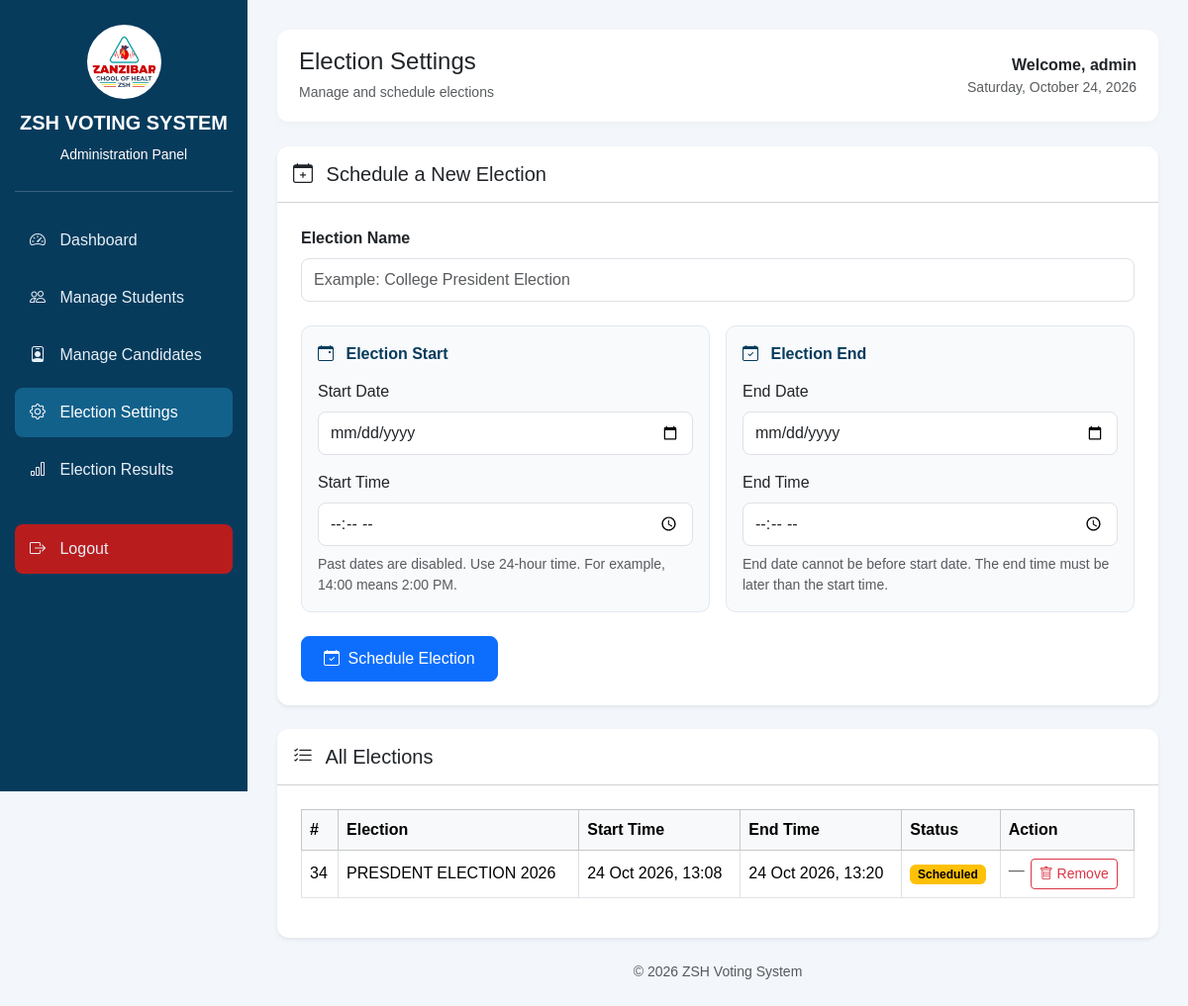
/zshvote/election_settings.php (signed in), run on the app's committed database.
### tables this page shows
CREATE TABLE `elections` (
  `id` int(11) NOT NULL,
  `election_name` varchar(100) NOT NULL,
  `start_time` datetime NOT NULL,
  `end_time` datetime NOT NULL,
  `status` enum('scheduled','open','closed') NOT NULL DEFAULT 'scheduled',
  `created_at` timestamp NOT NULL DEFAULT current_timestamp()
);

### zshvote/election_settings.php (the view, shortened to what this page needs)
<?php
require_once 'db.php';
$username = $_SESSION['admin_username'] ?? 'Administrator';
$todayDate = date('Y-m-d');
try {
    $elections = $conn->query(
        "SELECT *
         FROM elections
         ORDER BY id DESC"
    )->fetchAll(PDO::FETCH_ASSOC);
} catch (PDOException $e) {
    $elections = [];
    $message =
        'Unable to load elections. Please check your database.';
    $messageType = 'danger';
}
$today = date('l, F j, Y');
?>
<!DOCTYPE html>
<html lang="en">
<head>
    <link
        href="https://cdn.jsdelivr.net/npm/bootstrap@5.3.3/dist/css/bootstrap.min.css"
        rel="stylesheet"
    >
    <link
        href="https://cdn.jsdelivr.net/npm/bootstrap-icons@1.11.3/font/bootstrap-icons.css"
        rel="stylesheet"
    >
</head>
<body>
<div class="sidebar">
    <div class="brand">
        <img
            src="logo.png"
            alt="ZSH Logo"
            onerror="this.style.display='none'"
        >
        <h5>
            ZSH VOTING SYSTEM
        </h5>
        <small>
            Administration Panel
        </small>
    </div>
    <nav class="mt-4">
        <a href="admin_dashboard.php">
            <i class="bi bi-speedometer2"></i>
            Dashboard
        </a>
        <a href="manage_students.php">
            <i class="bi bi-people"></i>
            Manage Students
        </a>
        <a href="manage_candidates.php">
            <i class="bi bi-person-badge"></i>
            Manage Candidates
        </a>
        <a
            href="election_settings.php"
            class="active"
        >
            <i class="bi bi-gear"></i>
            Election Settings
        </a>
        <a href="results.php">
            <i class="bi bi-bar-chart"></i>
            Election Results
        </a>
        <a
            href="logout.php"
            class="logout-link"
            onclick="return confirm('Are you sure you want to logout?')"
        >
            <i class="bi bi-box-arrow-right"></i>
            Logout
        </a>
    </nav>
</div>
<div class="main-content">
    <div class="topbar d-flex justify-content-between align-items-center flex-wrap gap-2">
        <div>
            <h4 class="mb-1">
                Election Settings
            </h4>
            <small class="text-muted">
                Manage and schedule elections
            </small>
        </div>
        <div class="text-md-end">
            <strong>
                Welcome,
                <?= htmlspecialchars($username) ?>
            </strong>
            <div class="text-muted small">
                <?= htmlspecialchars($today) ?>
            </div>
        </div>
    </div>
    <div class="card content-card shadow-sm mb-4">
        <div class="card-header bg-white py-3">
            <h5 class="mb-0">
                <i class="bi bi-calendar-plus me-2"></i>
                Schedule a New Election
            </h5>
        </div>
        <div class="card-body p-4">
            <form
                method="POST"
                action="election_settings.php"
            >
                <div class="mb-4">
                    <label class="form-label fw-bold">
                        Election Name
                    </label>
                    <input
                        type="text"
                        name="election_name"
                        class="form-control"
                        placeholder="Example: College President Election"
                        maxlength="100"
                        required
                    >
                </div>
                <div class="row g-3">
                    <div class="col-lg-6">
                        <div class="time-box">
                            <div class="time-heading">
                                <i class="bi bi-calendar-event me-2"></i>
                                Election Start
                            </div>
                            <label class="form-label">
                                Start Date
                            </label>
                            <input
                                type="date"
                                name="start_date"
                                id="start_date"
                                class="form-control mb-3"
                                min="<?= htmlspecialchars($todayDate) ?>"
                                required
                            >
                            <label class="form-label">
                                Start Time
                            </label>
                            <input
                                type="time"
                                name="start_time"
                                class="form-control"
                                required
                            >
                            <small class="text-muted d-block mt-2">
                                Past dates are disabled.
                                Use 24-hour time.
                                For example, 14:00 means 2:00 PM.
                            </small>
                        </div>
                    </div>
                    <div class="col-lg-6">
                        <div class="time-box">
                            <div class="time-heading">
                                <i class="bi bi-calendar-check me-2"></i>
                                Election End
                            </div>
                            <label class="form-label">
                                End Date
                            </label>
                            <input
                                type="date"
                                name="end_date"
                                id="end_date"
                                class="form-control mb-3"
                                min="<?= htmlspecialchars($todayDate) ?>"
                                required
                            >
                            <label class="form-label">
                                End Time
                            </label>
                            <input
                                type="time"
                                name="end_time"
                                class="form-control"
                                required
                            >
                            <small class="text-muted d-block mt-2">
                                End date cannot be before start date.
                                The end time must be later than the start time.
                            </small>
                        </div>
                    </div>
                </div>
                <div class="mt-4">
                    <button
                        type="submit"
                        name="schedule_election"
                        value="1"
                        class="btn btn-primary schedule-btn"
                    >
                        <i class="bi bi-calendar-check me-1"></i>
                        Schedule Election
                    </button>
                </div>
            </form>
        </div>
    </div>
    <div class="card content-card shadow-sm">
        <div class="card-header bg-white py-3">
            <h5 class="mb-0">
                <i class="bi bi-list-check me-2"></i>
                All Elections
            </h5>
        </div>
        <div class="card-body p-4">
            <div class="table-responsive">
                <table class="table table-bordered table-hover align-middle">
                    <thead class="table-light">
                        <tr>
                            <th>#</th>
                            <th>Election</th>
                            <th>Start Time</th>
                            <th>End Time</th>
                            <th>Status</th>
                            <th>Action</th>
                        </tr>
                    </thead>
                    <tbody>
                    <?php if (empty($elections)): ?>
                        <tr>
                            <td
                                colspan="6"
                                class="text-center text-muted py-4"
                            >
                                No elections found.
                            </td>
                        </tr>
                    <?php else: ?>
                        <?php foreach ($elections as $election): ?>
                            <?php
                            $startDateTime =
                                new DateTime(
                                    $election['start_time']
                                );
                            $now = new DateTime();
                            $savedStatus =
                                strtolower(
                                    trim(
                                        (string)
                                        ($election['status'] ?? '')
                                    )
                                );
                            if ($savedStatus === 'cancelled') {
                                $status = 'Cancelled';
                                $badge = 'danger';
                            } elseif ($savedStatus === 'scheduled') {
                                $status = 'Scheduled';
                                $badge = 'warning';
                            } elseif ($savedStatus === 'open') {
                                $status = 'Open';
                                $badge = 'success';
                            } elseif ($savedStatus === 'closed') {
                                $status = 'Closed';
                                $badge = 'secondary';
                            } else {
                                $status = 'Unknown';
                                $badge = 'secondary';
                            }
                            ?>
                            <tr>
                                <td>
                                    <?= (int) $election['id'] ?>
                                </td>
                                <td>
                                    <?= htmlspecialchars(
                                        $election['election_name']
                                    ) ?>
                                </td>
                                <td>
                                    <?= htmlspecialchars(
                                        date(
                                            'd M Y, H:i',
                                            strtotime(
                                                $election['start_time']
                                            )
                                        )
                                    ) ?>
                                </td>
                                <td>
                                    <?= htmlspecialchars(
                                        date(
                                            'd M Y, H:i',
                                            strtotime(
                                                $election['end_time']
                                            )
                                        )
                                    ) ?>
                                </td>
                                <td>
                                    <span
                                        class="badge text-bg-<?= $badge ?>"
                                    >
                                        <?= htmlspecialchars($status) ?>
                                    </span>
                                </td>
                                <td>
                                    <div class="action-buttons">
                                        <?php if (
                                            $savedStatus === 'scheduled'
                                            && $now < $startDateTime
                                        ): ?>
                                            <form
                                                method="POST"
                                                action="election_settings.php"
                                                onsubmit="return confirm('Are you sure you want to cancel this election?');"
                                            >
                                                <input
                                                    type="hidden"
                                                    name="cancel_election_id"
                                                    value="<?= (int) $election['id'] ?>"
                                                >
                                                <button
                                                    type="submit"
                                                    class="btn btn-danger btn-sm"
                                                >
                                                    <i class="bi bi-x-circle"></i>
                                                    Cancel
                                                </button>
                                            </form>
                                        <?php else: ?>
                                            <span class="text-muted">
                                                —
                                            </span>
                                        <?php endif; ?>
                                        <form
                                            method="POST"
                                            action="election_settings.php"
                                            onsubmit="return confirm('WARNING: This will permanently remove this election from the database. Are you sure you want to continue?');"
                                        >
                                            <button
                                                type="submit"
                                                class="btn btn-outline-danger btn-sm"
                                            >
                                                <i class="bi bi-trash"></i>
                                                Remove
                                            </button>
                                        </form>
                                    </div>
                                </td>
                            </tr>
                        <?php endforeach; ?>
                    <?php endif; ?>
                    </tbody>
                </table>
            </div>
        </div>
    </div>
    <footer class="text-center text-muted mt-4 small">
        &copy; <?= date('Y') ?>
        ZSH Voting System
    </footer>
</div>
</body>
</html>

### zshvote/election_settings.php (style rules this page uses)
body { margin: 0; background: #f3f6fb; font-family: Arial, sans-serif; }
.sidebar { width: 250px; min-height: 100vh; position: fixed; top: 0; left: 0; background: #073b5c; color: white; padding: 25px 15px; }
.brand { text-align: center; padding-bottom: 25px; border-bottom: 1px solid #ffffff30; }
.brand img { width: 75px; height: 75px; object-fit: contain; background: white; border-radius: 50%; padding: 5px; }
.brand h5 { margin-top: 12px; font-weight: bold; }
.sidebar a { display: block; color: #e7f0f7; text-decoration: none; padding: 13px 15px; border-radius: 8px; margin-top: 8px; transition: .2s; }
.sidebar a:hover, .sidebar a.active { background: #12618b; color: white; }
.sidebar a i { margin-right: 10px; }
.logout-link { margin-top: 30px !important; background: #b91c1c; }
.main-content { margin-left: 250px; padding: 30px; }
.topbar { background: white; padding: 18px 22px; border-radius: 12px; margin-bottom: 25px; box-shadow: 0 2px 8px #00000008; }
.content-card { border: none; border-radius: 12px; overflow: hidden; }
.form-control, .form-select { min-height: 44px; border-radius: 8px; }
.time-box { background: #f8fafc; padding: 16px; border-radius: 10px; border: 1px solid #e1e8f0; height: 100%; }
.time-heading { font-weight: bold; margin-bottom: 14px; color: #073b5c; }
.schedule-btn { min-height: 44px; padding: 10px 22px; border-radius: 8px; }
.action-buttons { display: flex; gap: 6px; flex-wrap: wrap; }
.action-buttons form { margin: 0; }

### data on the page
elections: id "34", election_name "PRESDENT ELECTION 2026", start_time "24 Oct 2026, 13:08", end_time "24 Oct 2026, 13:20", status "Scheduled"

### other printed values
$username "admin"
